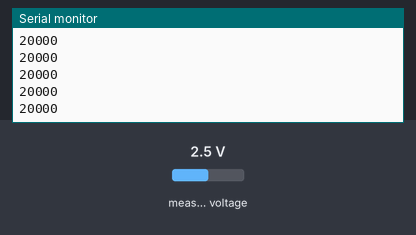
Bench run of a sketch on a simulated ESP32. On the bench: the last lines printed to the serial monitor. The test bench sets the inputs (shaded band); at power-on: measured voltage 2.5 V.

Above: at 1.7 s.
1.8 s: measured voltage set to 0.1 V
At 2.5 s:
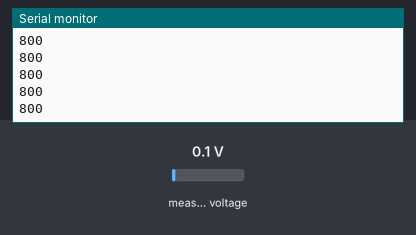
3.3 s: measured voltage set to 1.2 V
At 4.3 s:
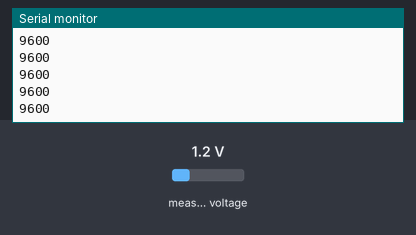
Timing chart, 0 to 6.3 s (numbered marks = the images above; inputs shaded):
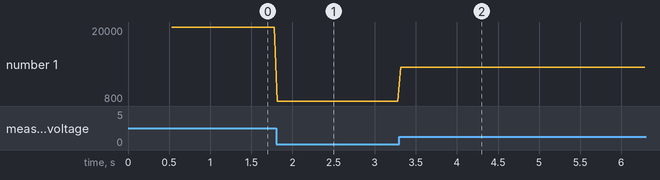

The sketch:

sensor_reading.ino
```cpp
#include <Wire.h>
#include <Adafruit_ADS1X15.h>

#define I2C_SDA_PIN 21
#define I2C_SCL_PIN 22
#define ADS1_I2C_ADDR 0x48  // ADDR -> GND
#define ADS2_I2C_ADDR 0x49  // ADDR -> 3V3

// 1 = thumb only, 4 = four fingers on ADS #1, 5 = all fingers (needs ADS #2)
#define ACTIVE_FINGERS 1

const int NUM_SAMPLES = 2;

Adafruit_ADS1115 ads1;
Adafruit_ADS1115 ads2;

int16_t readings[5];

void scanI2C() {
  Serial.print("I2C devices:");
  for (uint8_t addr = 1; addr < 127; addr++) {
    Wire.beginTransmission(addr);
    if (Wire.endTransmission() == 0) {
      Serial.printf(" 0x%02X", addr);
    }
  }
  Serial.println();
}

void setup() {
  Serial.begin(115200);
  delay(500);
  Serial.println("\n--- SignSpeak Echo Glove: flex sensor reader ---");

  Wire.begin(I2C_SDA_PIN, I2C_SCL_PIN);
  Wire.setClock(400000);
  scanI2C();

  // The library waits forever for a conversion if the chip is missing, so stop here instead
  if (!ads1.begin(ADS1_I2C_ADDR, &Wire)) {
    while (true) {
      Serial.println("ADS1115 #1 not found at 0x48 - check wiring and ADDR pin");
      delay(1000);
    }
  }
  ads1.setGain(GAIN_ONE);
  ads1.setDataRate(RATE_ADS1115_860SPS);

#if ACTIVE_FINGERS > 4
  if (!ads2.begin(ADS2_I2C_ADDR, &Wire)) {
    while (true) {
      Serial.println("ADS1115 #2 not found at 0x49 - check wiring and ADDR pin");
      delay(1000);
    }
  }
  ads2.setGain(GAIN_ONE);
  ads2.setDataRate(RATE_ADS1115_860SPS);
#endif
}

void readSensors() {
  long sum[5] = {0, 0, 0, 0, 0};
  for (int s = 0; s < NUM_SAMPLES; s++) {
    for (int f = 0; f < ACTIVE_FINGERS; f++) {
      sum[f] += (f < 4) ? ads1.readADC_SingleEnded(f) : ads2.readADC_SingleEnded(0);
    }
  }
  for (int f = 0; f < ACTIVE_FINGERS; f++) {
    readings[f] = sum[f] / NUM_SAMPLES;
  }
}

void loop() {
  readSensors();
  for (int f = 0; f < ACTIVE_FINGERS; f++) {
    Serial.print(readings[f]);
    Serial.print(f < ACTIVE_FINGERS - 1 ? ',' : '\n');
  }
  delay(20);
}
```

Measured:
- after the input at 1.8 s, the serial monitor: prints a new line at once (image 1)
- after the input at 3.3 s, the serial monitor: prints a new line at once (image 2)
- plotted number 1: 20000 → 800 after the input at 1.8 s, 800 → 9600 after the input at 3.3 s
